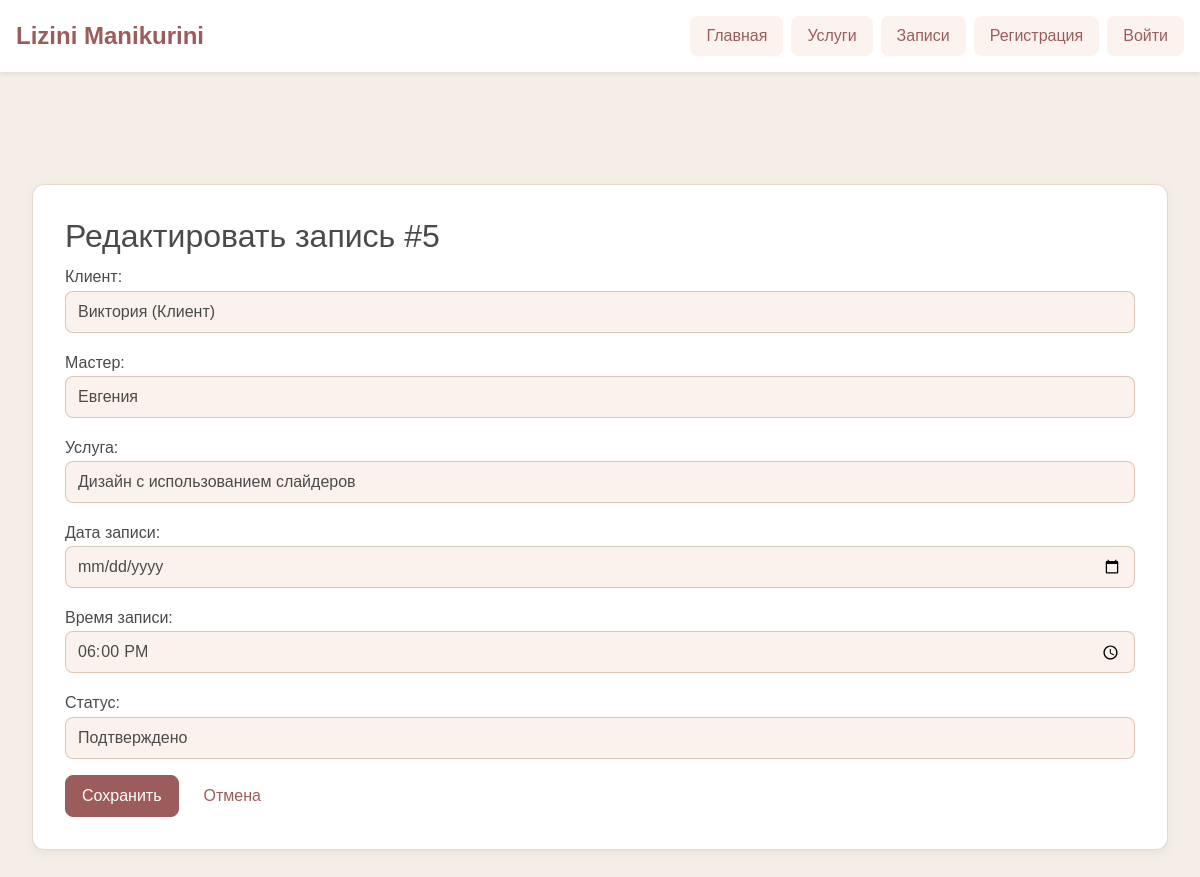
Page /appointments/5/edit/ on the committed database.
### website/models.py (models this page shows, shortened)
class Appointment(models.Model):
    client = models.ForeignKey(
        User,
        on_delete=models.SET_NULL,
        null=True,
        limit_choices_to={'role': 'client'},
        related_name='appointments',
        verbose_name='Клиент'
    )
    master = models.ForeignKey(
        Master,
        on_delete=models.SET_NULL,
        null=True,
        related_name='appointments',
        verbose_name='Мастер'
    )
    service = models.ForeignKey(
        Service,
        on_delete=models.SET_NULL,
        null=True,
        related_name='appointments',
        verbose_name='Услуга'
    )
    appointment_date = models.DateField(default=timezone.now, verbose_name='Дата записи')
    appointment_time = models.TimeField(verbose_name='Время записи')
    status = models.ForeignKey(
        AppointmentStatus,
        on_delete=models.SET_NULL,
        null=True,
        verbose_name='Статус'
    )
    price_paid = models.DecimalField(
        max_digits=10, decimal_places=2, null=True, blank=True, verbose_name='Оплачено'
    )
    created_at = models.DateTimeField(auto_now_add=True, verbose_name='Дата создания')
    updated_at = models.DateTimeField(auto_now=True, verbose_name='Дата изменения')
    class Meta:
        verbose_name = 'Запись'
        verbose_name_plural = 'Записи'
        ordering = ['-appointment_date', '-appointment_time']

### website/views.py (the view)
# urls.py: path('appointments/<int:pk>/edit/', appointment_edit, name='appointment_edit'),
def appointment_edit(request, pk):
    appointment = get_object_or_404(Appointment, pk=pk)
    if request.method == 'POST':
        form = AppointmentForm(request.POST, instance=appointment)
        if form.is_valid():
            form.save()
            return redirect('appointment_detail', pk=pk)
    else:
        form = AppointmentForm(instance=appointment)
    return render(request, 'website/appointment_form.html', {
        'form': form,
        'title': f'Редактировать запись #{pk}'
    })

### website/forms.py (shortened to what this page needs)
class AppointmentForm(forms.ModelForm):
    class Meta:
        model = Appointment
        fields = [
            'client',
            'master',
            'service',
            'appointment_date',
            'appointment_time',
            'status'
        ]
        widgets = {
            'client': forms.Select(attrs={'class': 'form-select'}),
            'master': forms.Select(attrs={'class': 'form-select'}),
            'service': forms.Select(attrs={'class': 'form-select'}),
            'appointment_date': forms.DateInput(attrs={'type': 'date', 'class': 'form-control'}),
            'appointment_time': forms.TimeInput(attrs={'type': 'time', 'class': 'form-control'}),
            'status': forms.Select(attrs={'class': 'form-select'}),
        }

### website/models.py (called while the page is built)
    def __str__(self):
        return f'{self.username} ({self.get_role_display()})'

    def __str__(self):
        return self.name

    def __str__(self):
        return self.name

    def __str__(self):
        return self.name

### website/templates/website/appointment_form.html (shortened to what this page needs)
{% extends 'website/base.html' %}
{% block content %}
<div class="container my-4">
  <div class="crud-wrapper">
    <h2>{{ title }}</h2>
    <form method="post" novalidate>
      {{ form.as_p }}
      <div class="d-flex gap-2 mt-3">
        <button type="submit" class="btn btn-success">Сохранить</button>
        <a href="{% url 'appointment_list' %}" class="btn btn-link">Отмена</a>
      </div>
    </form>
  </div>
</div>
{% endblock %}

### website/static/website/styles.css (style rules this page uses)
body { background-color: #f5eee6; font-family: 'Montserrat', sans-serif; color: #4a4a4a; line-height: 1.7; margin: 0; padding: 0; }
.container { max-width: 1200px; width: 100%; margin: 0 auto; padding: 2rem 1rem; }
.btn { padding: .5rem 1rem; border-radius: 8px; font-weight: 500; transition: all .3s ease; white-space: nowrap; }
.btn-success { background: #9d5c5c; border-color: #9d5c5c; color: #fff; }
.btn-link { color: #9d5c5c; text-decoration: none; font-weight: 500; transition: color .3s ease, transform .3s ease; display: inline-flex; align-items: center; }
.form-control, .form-select, input[name="username"], input[name="password"] { background: #fcf2ed; color: #4a4a4a; border: 1px solid rgba(210,180,160,0.7); border-radius: 8px; padding: .5rem .75rem; width: 100%; transition: border-color .3s ease, background .3s ease; }
.crud-wrapper { background: #fff; border: 1px solid rgba(210,180,160,0.5); border-radius: 12px; padding: 2rem; box-shadow: 0 3px 10px rgba(0,0,0,0.05); margin-bottom: 2rem; overflow-x: auto; }

### rows in the picture
Appointment: client "Виктория (Клиент)", master "Евгения", service "Дизайн с использованием слайдеров", appointment_time "18:00:00", status "Подтверждено"

### other values in the picture
{{ title }} "Редактировать запись #5"
